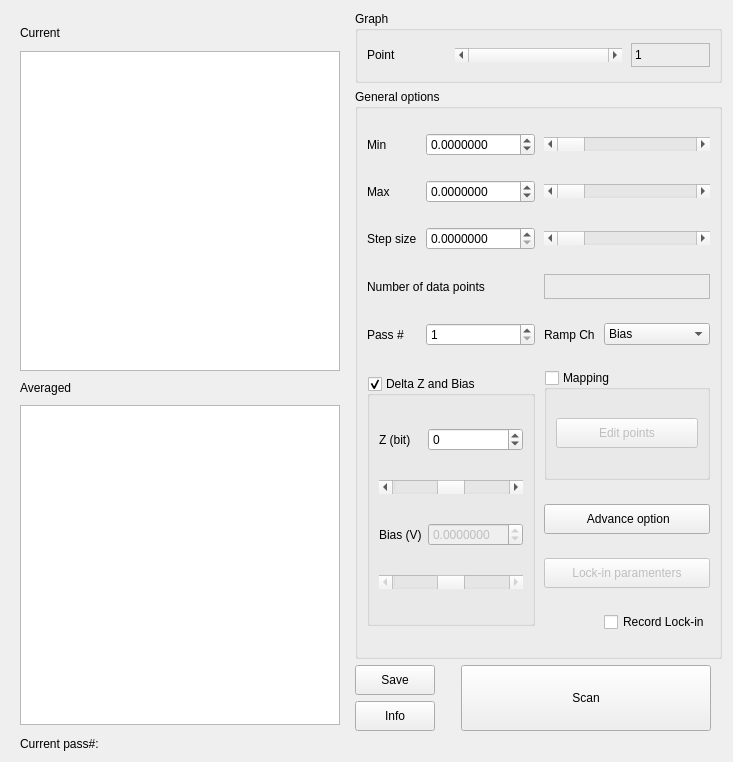
<?xml version="1.0" encoding="UTF-8"?>
<ui version="4.0">
 <class>Spectroscopy</class>
 <widget class="QWidget" name="Spectroscopy">
  <property name="windowModality">
   <enum>Qt::NonModal</enum>
  </property>
  <property name="geometry">
   <rect>
    <x>0</x>
    <y>0</y>
    <width>685</width>
    <height>759</height>
   </rect>
  </property>
  <property name="windowTitle">
   <string>Spectroscopy</string>
  </property>
  <layout class="QGridLayout" name="gridLayout">
   <item row="3" column="2">
    <widget class="QPushButton" name="pushButton_Info">
     <property name="sizePolicy">
      <sizepolicy hsizetype="Maximum" vsizetype="Fixed">
       <horstretch>0</horstretch>
       <verstretch>0</verstretch>
      </sizepolicy>
     </property>
     <property name="minimumSize">
      <size>
       <width>0</width>
       <height>30</height>
      </size>
     </property>
     <property name="text">
      <string>Info</string>
     </property>
    </widget>
   </item>
   <item row="1" column="2" colspan="2">
    <widget class="QGroupBox" name="General">
     <property name="sizePolicy">
      <sizepolicy hsizetype="Preferred" vsizetype="Preferred">
       <horstretch>0</horstretch>
       <verstretch>0</verstretch>
      </sizepolicy>
     </property>
     <property name="minimumSize">
      <size>
       <width>0</width>
       <height>570</height>
      </size>
     </property>
     <property name="title">
      <string>General options</string>
     </property>
     <layout class="QGridLayout" name="gridLayout_5">
      <property name="spacing">
       <number>9</number>
      </property>
      <item row="1" column="1">
       <widget class="QDoubleSpinBox" name="spinBox_Max_General">
        <property name="decimals">
         <number>7</number>
        </property>
        <property name="minimum">
         <double>-10.000000000000000</double>
        </property>
        <property name="maximum">
         <double>10.000000000000000</double>
        </property>
       </widget>
      </item>
      <item row="1" column="0">
       <widget class="QLabel" name="label_7">
        <property name="sizePolicy">
         <sizepolicy hsizetype="Maximum" vsizetype="Preferred">
          <horstretch>0</horstretch>
          <verstretch>0</verstretch>
         </sizepolicy>
        </property>
        <property name="text">
         <string>Max</string>
        </property>
       </widget>
      </item>
      <item row="0" column="2" colspan="2">
       <widget class="QScrollBar" name="scrollBar_Min_General">
        <property name="minimumSize">
         <size>
          <width>120</width>
          <height>0</height>
         </size>
        </property>
        <property name="minimum">
         <number>0</number>
        </property>
        <property name="maximum">
         <number>65534</number>
        </property>
        <property name="orientation">
         <enum>Qt::Horizontal</enum>
        </property>
       </widget>
      </item>
      <item row="7" column="2" colspan="2">
       <widget class="QPushButton" name="pushButton_Advance">
        <property name="minimumSize">
         <size>
          <width>0</width>
          <height>30</height>
         </size>
        </property>
        <property name="text">
         <string> Advance option</string>
        </property>
       </widget>
      </item>
      <item row="2" column="2" colspan="2">
       <widget class="QScrollBar" name="scrollBar_StepSize_General">
        <property name="minimumSize">
         <size>
          <width>120</width>
          <height>0</height>
         </size>
        </property>
        <property name="minimum">
         <number>1</number>
        </property>
        <property name="maximum">
         <number>8192</number>
        </property>
        <property name="orientation">
         <enum>Qt::Horizontal</enum>
        </property>
       </widget>
      </item>
      <item row="3" column="0" colspan="2">
       <widget class="QLabel" name="label_13">
        <property name="text">
         <string>Number of data points</string>
        </property>
       </widget>
      </item>
      <item row="0" column="0">
       <widget class="QLabel" name="label_6">
        <property name="sizePolicy">
         <sizepolicy hsizetype="Maximum" vsizetype="Preferred">
          <horstretch>0</horstretch>
          <verstretch>0</verstretch>
         </sizepolicy>
        </property>
        <property name="text">
         <string>Min</string>
        </property>
       </widget>
      </item>
      <item row="0" column="1">
       <widget class="QDoubleSpinBox" name="spinBox_Min_General">
        <property name="decimals">
         <number>7</number>
        </property>
        <property name="minimum">
         <double>-10.000000000000000</double>
        </property>
        <property name="maximum">
         <double>10.000000000000000</double>
        </property>
       </widget>
      </item>
      <item row="4" column="2">
       <widget class="QLabel" name="label_10">
        <property name="sizePolicy">
         <sizepolicy hsizetype="Maximum" vsizetype="Preferred">
          <horstretch>0</horstretch>
          <verstretch>0</verstretch>
         </sizepolicy>
        </property>
        <property name="text">
         <string>Ramp Ch</string>
        </property>
       </widget>
      </item>
      <item row="4" column="0">
       <widget class="QLabel" name="label_9">
        <property name="sizePolicy">
         <sizepolicy hsizetype="Maximum" vsizetype="Preferred">
          <horstretch>0</horstretch>
          <verstretch>0</verstretch>
         </sizepolicy>
        </property>
        <property name="text">
         <string>Pass #</string>
        </property>
       </widget>
      </item>
      <item row="6" column="2" colspan="2">
       <widget class="QGroupBox" name="groupBox_Mapping">
        <property name="maximumSize">
         <size>
          <width>16777215</width>
          <height>110</height>
         </size>
        </property>
        <property name="title">
         <string>Mapping</string>
        </property>
        <property name="checkable">
         <bool>true</bool>
        </property>
        <property name="checked">
         <bool>false</bool>
        </property>
        <layout class="QGridLayout" name="gridLayout_2">
         <item row="0" column="0">
          <widget class="QPushButton" name="pushButton_EditPoints">
           <property name="minimumSize">
            <size>
             <width>0</width>
             <height>30</height>
            </size>
           </property>
           <property name="text">
            <string>Edit points</string>
           </property>
          </widget>
         </item>
        </layout>
       </widget>
      </item>
      <item row="4" column="1">
       <widget class="QSpinBox" name="spinBox_Pass_General">
        <property name="sizePolicy">
         <sizepolicy hsizetype="Minimum" vsizetype="Fixed">
          <horstretch>0</horstretch>
          <verstretch>0</verstretch>
         </sizepolicy>
        </property>
        <property name="minimumSize">
         <size>
          <width>60</width>
          <height>20</height>
         </size>
        </property>
        <property name="minimum">
         <number>1</number>
        </property>
        <property name="maximum">
         <number>1024</number>
        </property>
       </widget>
      </item>
      <item row="1" column="2" colspan="2">
       <widget class="QScrollBar" name="scrollBar_Max_General">
        <property name="minimumSize">
         <size>
          <width>120</width>
          <height>0</height>
         </size>
        </property>
        <property name="minimum">
         <number>1</number>
        </property>
        <property name="maximum">
         <number>65535</number>
        </property>
        <property name="orientation">
         <enum>Qt::Horizontal</enum>
        </property>
       </widget>
      </item>
      <item row="2" column="0">
       <widget class="QLabel" name="label_8">
        <property name="sizePolicy">
         <sizepolicy hsizetype="Maximum" vsizetype="Preferred">
          <horstretch>0</horstretch>
          <verstretch>0</verstretch>
         </sizepolicy>
        </property>
        <property name="text">
         <string>Step size</string>
        </property>
       </widget>
      </item>
      <item row="2" column="1">
       <widget class="QDoubleSpinBox" name="spiBox_StepSize_General">
        <property name="decimals">
         <number>7</number>
        </property>
        <property name="maximum">
         <double>10.000000000000000</double>
        </property>
       </widget>
      </item>
      <item row="3" column="2" colspan="2">
       <widget class="QLabel" name="label_DataNum_General">
        <property name="sizePolicy">
         <sizepolicy hsizetype="Preferred" vsizetype="Fixed">
          <horstretch>0</horstretch>
          <verstretch>0</verstretch>
         </sizepolicy>
        </property>
        <property name="minimumSize">
         <size>
          <width>0</width>
          <height>25</height>
         </size>
        </property>
        <property name="maximumSize">
         <size>
          <width>16777215</width>
          <height>25</height>
         </size>
        </property>
        <property name="frameShape">
         <enum>QFrame::StyledPanel</enum>
        </property>
        <property name="text">
         <string/>
        </property>
       </widget>
      </item>
      <item row="4" column="3">
       <widget class="QComboBox" name="comboBox_RampCh_General">
        <item>
         <property name="text">
          <string>Bias</string>
         </property>
        </item>
        <item>
         <property name="text">
          <string>Z fine</string>
         </property>
        </item>
       </widget>
      </item>
      <item row="8" column="2" colspan="2">
       <widget class="QPushButton" name="pushButton_LockIn_General">
        <property name="enabled">
         <bool>false</bool>
        </property>
        <property name="minimumSize">
         <size>
          <width>0</width>
          <height>30</height>
         </size>
        </property>
        <property name="text">
         <string>Lock-in paramenters</string>
        </property>
       </widget>
      </item>
      <item row="6" column="0" rowspan="4" colspan="2">
       <widget class="QGroupBox" name="groupBox_Delta_General">
        <property name="maximumSize">
         <size>
          <width>16777215</width>
          <height>250</height>
         </size>
        </property>
        <property name="title">
         <string>Delta Z and Bias</string>
        </property>
        <property name="checkable">
         <bool>true</bool>
        </property>
        <layout class="QGridLayout" name="gridLayout_4">
         <item row="0" column="0">
          <widget class="QLabel" name="label_11">
           <property name="text">
            <string>Z (bit)</string>
           </property>
          </widget>
         </item>
         <item row="1" column="0" colspan="2">
          <widget class="QScrollBar" name="scrollBar_Z_Delta">
           <property name="minimum">
            <number>-32768</number>
           </property>
           <property name="maximum">
            <number>32767</number>
           </property>
           <property name="orientation">
            <enum>Qt::Horizontal</enum>
           </property>
          </widget>
         </item>
         <item row="2" column="1">
          <widget class="QDoubleSpinBox" name="spinBox_Bias_Delta">
           <property name="enabled">
            <bool>false</bool>
           </property>
           <property name="decimals">
            <number>7</number>
           </property>
           <property name="minimum">
            <double>-10.000000000000000</double>
           </property>
           <property name="maximum">
            <double>10.000000000000000</double>
           </property>
          </widget>
         </item>
         <item row="0" column="1">
          <widget class="QSpinBox" name="spinBox_Delta_Z">
           <property name="sizePolicy">
            <sizepolicy hsizetype="Minimum" vsizetype="Fixed">
             <horstretch>0</horstretch>
             <verstretch>0</verstretch>
            </sizepolicy>
           </property>
           <property name="minimumSize">
            <size>
             <width>60</width>
             <height>20</height>
            </size>
           </property>
           <property name="minimum">
            <number>-32768</number>
           </property>
           <property name="maximum">
            <number>32767</number>
           </property>
          </widget>
         </item>
         <item row="2" column="0">
          <widget class="QLabel" name="label_12">
           <property name="sizePolicy">
            <sizepolicy hsizetype="Maximum" vsizetype="Preferred">
             <horstretch>0</horstretch>
             <verstretch>0</verstretch>
            </sizepolicy>
           </property>
           <property name="text">
            <string>Bias (V)</string>
           </property>
          </widget>
         </item>
         <item row="3" column="0" colspan="2">
          <widget class="QScrollBar" name="scrollBar_Bias_Delta">
           <property name="enabled">
            <bool>false</bool>
           </property>
           <property name="minimum">
            <number>0</number>
           </property>
           <property name="maximum">
            <number>65535</number>
           </property>
           <property name="value">
            <number>32768</number>
           </property>
           <property name="orientation">
            <enum>Qt::Horizontal</enum>
           </property>
          </widget>
         </item>
        </layout>
       </widget>
      </item>
      <item row="9" column="3">
       <widget class="QCheckBox" name="checkBox_record_General">
        <property name="enabled">
         <bool>true</bool>
        </property>
        <property name="text">
         <string>Record Lock-in</string>
        </property>
        <property name="checked">
         <bool>false</bool>
        </property>
       </widget>
      </item>
     </layout>
    </widget>
   </item>
   <item row="2" column="2">
    <widget class="QPushButton" name="pushButton_Save">
     <property name="sizePolicy">
      <sizepolicy hsizetype="Maximum" vsizetype="Fixed">
       <horstretch>0</horstretch>
       <verstretch>0</verstretch>
      </sizepolicy>
     </property>
     <property name="minimumSize">
      <size>
       <width>0</width>
       <height>30</height>
      </size>
     </property>
     <property name="text">
      <string>Save</string>
     </property>
    </widget>
   </item>
   <item row="0" column="2" colspan="2">
    <widget class="QGroupBox" name="Graph">
     <property name="enabled">
      <bool>true</bool>
     </property>
     <property name="sizePolicy">
      <sizepolicy hsizetype="Preferred" vsizetype="Maximum">
       <horstretch>0</horstretch>
       <verstretch>0</verstretch>
      </sizepolicy>
     </property>
     <property name="minimumSize">
      <size>
       <width>0</width>
       <height>0</height>
      </size>
     </property>
     <property name="maximumSize">
      <size>
       <width>16777215</width>
       <height>100</height>
      </size>
     </property>
     <property name="title">
      <string>Graph</string>
     </property>
     <layout class="QGridLayout" name="gridLayout_3">
      <property name="spacing">
       <number>9</number>
      </property>
      <item row="3" column="3">
       <widget class="QLabel" name="label_point_Graph">
        <property name="minimumSize">
         <size>
          <width>0</width>
          <height>24</height>
         </size>
        </property>
        <property name="frameShape">
         <enum>QFrame::StyledPanel</enum>
        </property>
        <property name="frameShadow">
         <enum>QFrame::Plain</enum>
        </property>
        <property name="text">
         <string>1</string>
        </property>
       </widget>
      </item>
      <item row="3" column="1" colspan="2">
       <widget class="QScrollBar" name="scrollBar_point_Graph">
        <property name="minimum">
         <number>1</number>
        </property>
        <property name="maximum">
         <number>1</number>
        </property>
        <property name="orientation">
         <enum>Qt::Horizontal</enum>
        </property>
       </widget>
      </item>
      <item row="3" column="0">
       <widget class="QLabel" name="label_14">
        <property name="text">
         <string>Point</string>
        </property>
       </widget>
      </item>
     </layout>
    </widget>
   </item>
   <item row="2" column="3" rowspan="2">
    <widget class="QPushButton" name="pushButton_Scan">
     <property name="sizePolicy">
      <sizepolicy hsizetype="Maximum" vsizetype="Preferred">
       <horstretch>0</horstretch>
       <verstretch>0</verstretch>
      </sizepolicy>
     </property>
     <property name="maximumSize">
      <size>
       <width>250</width>
       <height>16777215</height>
      </size>
     </property>
     <property name="text">
      <string>Scan</string>
     </property>
    </widget>
   </item>
   <item row="0" column="0" rowspan="4">
    <widget class="QWidget" name="widget" native="true">
     <layout class="QVBoxLayout" name="verticalLayout">
      <property name="bottomMargin">
       <number>6</number>
      </property>
      <item>
       <widget class="QWidget" name="widget_3" native="true">
        <layout class="QGridLayout" name="gridLayout_7">
         <property name="leftMargin">
          <number>0</number>
         </property>
         <property name="topMargin">
          <number>0</number>
         </property>
         <property name="rightMargin">
          <number>0</number>
         </property>
         <property name="bottomMargin">
          <number>0</number>
         </property>
         <item row="0" column="3">
          <widget class="QPushButton" name="pushButton_Scanner_Cur">
           <property name="sizePolicy">
            <sizepolicy hsizetype="Maximum" vsizetype="Fixed">
             <horstretch>0</horstretch>
             <verstretch>0</verstretch>
            </sizepolicy>
           </property>
           <property name="maximumSize">
            <size>
             <width>20</width>
             <height>20</height>
            </size>
           </property>
           <property name="text">
            <string/>
           </property>
           <property name="icon">
            <iconset resource="logo.qrc">
             <normaloff>:/toolbar/data/scanner.png</normaloff>:/toolbar/data/scanner.png</iconset>
           </property>
           <property name="iconSize">
            <size>
             <width>20</width>
             <height>20</height>
            </size>
           </property>
           <property name="checkable">
            <bool>true</bool>
           </property>
           <property name="flat">
            <bool>true</bool>
           </property>
          </widget>
         </item>
         <item row="0" column="0">
          <widget class="QLabel" name="label_16">
           <property name="sizePolicy">
            <sizepolicy hsizetype="Minimum" vsizetype="Preferred">
             <horstretch>0</horstretch>
             <verstretch>0</verstretch>
            </sizepolicy>
           </property>
           <property name="text">
            <string>Current</string>
           </property>
          </widget>
         </item>
         <item row="0" column="1">
          <widget class="QPushButton" name="pushButton_xScale_Cur">
           <property name="sizePolicy">
            <sizepolicy hsizetype="Maximum" vsizetype="Fixed">
             <horstretch>0</horstretch>
             <verstretch>0</verstretch>
            </sizepolicy>
           </property>
           <property name="minimumSize">
            <size>
             <width>0</width>
             <height>25</height>
            </size>
           </property>
           <property name="text">
            <string/>
           </property>
           <property name="icon">
            <iconset resource="logo.qrc">
             <normaloff>:/toolbar/data/left_right.png</normaloff>:/toolbar/data/left_right.png</iconset>
           </property>
           <property name="flat">
            <bool>true</bool>
           </property>
          </widget>
         </item>
         <item row="0" column="2">
          <widget class="QPushButton" name="pushButton_yScale_Cur">
           <property name="sizePolicy">
            <sizepolicy hsizetype="Maximum" vsizetype="Fixed">
             <horstretch>0</horstretch>
             <verstretch>0</verstretch>
            </sizepolicy>
           </property>
           <property name="minimumSize">
            <size>
             <width>0</width>
             <height>25</height>
            </size>
           </property>
           <property name="text">
            <string/>
           </property>
           <property name="icon">
            <iconset resource="logo.qrc">
             <normaloff>:/toolbar/data/up_down.png</normaloff>:/toolbar/data/up_down.png</iconset>
           </property>
           <property name="flat">
            <bool>true</bool>
           </property>
          </widget>
         </item>
        </layout>
       </widget>
      </item>
      <item>
       <widget class="GraphicsLayoutWidget" name="graphicsView_current_Spectro">
        <property name="sizePolicy">
         <sizepolicy hsizetype="Fixed" vsizetype="Fixed">
          <horstretch>0</horstretch>
          <verstretch>0</verstretch>
         </sizepolicy>
        </property>
        <property name="minimumSize">
         <size>
          <width>320</width>
          <height>320</height>
         </size>
        </property>
       </widget>
      </item>
      <item>
       <widget class="QWidget" name="widget_2" native="true">
        <layout class="QGridLayout" name="gridLayout_6">
         <property name="leftMargin">
          <number>0</number>
         </property>
         <property name="topMargin">
          <number>0</number>
         </property>
         <property name="rightMargin">
          <number>0</number>
         </property>
         <property name="bottomMargin">
          <number>0</number>
         </property>
         <item row="0" column="1">
          <widget class="QPushButton" name="pushButton_xScale_Avg">
           <property name="sizePolicy">
            <sizepolicy hsizetype="Maximum" vsizetype="Fixed">
             <horstretch>0</horstretch>
             <verstretch>0</verstretch>
            </sizepolicy>
           </property>
           <property name="text">
            <string/>
           </property>
           <property name="icon">
            <iconset resource="logo.qrc">
             <normaloff>:/toolbar/data/left_right.png</normaloff>:/toolbar/data/left_right.png</iconset>
           </property>
           <property name="flat">
            <bool>true</bool>
           </property>
          </widget>
         </item>
         <item row="0" column="0">
          <widget class="QLabel" name="label_15">
           <property name="sizePolicy">
            <sizepolicy hsizetype="Minimum" vsizetype="Preferred">
             <horstretch>0</horstretch>
             <verstretch>0</verstretch>
            </sizepolicy>
           </property>
           <property name="text">
            <string>Averaged</string>
           </property>
          </widget>
         </item>
         <item row="0" column="3">
          <widget class="QPushButton" name="pushButton_Scanner_Avg">
           <property name="sizePolicy">
            <sizepolicy hsizetype="Maximum" vsizetype="Fixed">
             <horstretch>0</horstretch>
             <verstretch>0</verstretch>
            </sizepolicy>
           </property>
           <property name="maximumSize">
            <size>
             <width>20</width>
             <height>20</height>
            </size>
           </property>
           <property name="text">
            <string/>
           </property>
           <property name="icon">
            <iconset resource="logo.qrc">
             <normaloff>:/toolbar/data/scanner.png</normaloff>:/toolbar/data/scanner.png</iconset>
           </property>
           <property name="iconSize">
            <size>
             <width>20</width>
             <height>20</height>
            </size>
           </property>
           <property name="checkable">
            <bool>true</bool>
           </property>
           <property name="flat">
            <bool>true</bool>
           </property>
          </widget>
         </item>
         <item row="0" column="2">
          <widget class="QPushButton" name="pushButton_yScale_Avg">
           <property name="sizePolicy">
            <sizepolicy hsizetype="Maximum" vsizetype="Fixed">
             <horstretch>0</horstretch>
             <verstretch>0</verstretch>
            </sizepolicy>
           </property>
           <property name="text">
            <string/>
           </property>
           <property name="icon">
            <iconset resource="logo.qrc">
             <normaloff>:/toolbar/data/up_down.png</normaloff>:/toolbar/data/up_down.png</iconset>
           </property>
           <property name="flat">
            <bool>true</bool>
           </property>
          </widget>
         </item>
        </layout>
       </widget>
      </item>
      <item>
       <widget class="GraphicsLayoutWidget" name="graphicsView_avg_Spectro">
        <property name="sizePolicy">
         <sizepolicy hsizetype="Fixed" vsizetype="Fixed">
          <horstretch>0</horstretch>
          <verstretch>0</verstretch>
         </sizepolicy>
        </property>
        <property name="minimumSize">
         <size>
          <width>320</width>
          <height>320</height>
         </size>
        </property>
       </widget>
      </item>
     </layout>
    </widget>
   </item>
   <item row="4" column="0">
    <widget class="QWidget" name="widget_4" native="true">
     <layout class="QGridLayout" name="gridLayout_8">
      <property name="topMargin">
       <number>0</number>
      </property>
      <property name="bottomMargin">
       <number>0</number>
      </property>
      <item row="0" column="0">
       <widget class="QLabel" name="label">
        <property name="sizePolicy">
         <sizepolicy hsizetype="Maximum" vsizetype="Preferred">
          <horstretch>0</horstretch>
          <verstretch>0</verstretch>
         </sizepolicy>
        </property>
        <property name="text">
         <string>Current pass#:</string>
        </property>
       </widget>
      </item>
      <item row="0" column="1">
       <widget class="QLabel" name="label_pass">
        <property name="text">
         <string/>
        </property>
       </widget>
      </item>
     </layout>
    </widget>
   </item>
  </layout>
 </widget>
 <customwidgets>
  <customwidget>
   <class>GraphicsLayoutWidget</class>
   <extends>QGraphicsView</extends>
   <header location="global">pyqtgraph</header>
  </customwidget>
 </customwidgets>
 <resources>
  <include location="logo.qrc"/>
 </resources>
 <connections/>
</ui>
